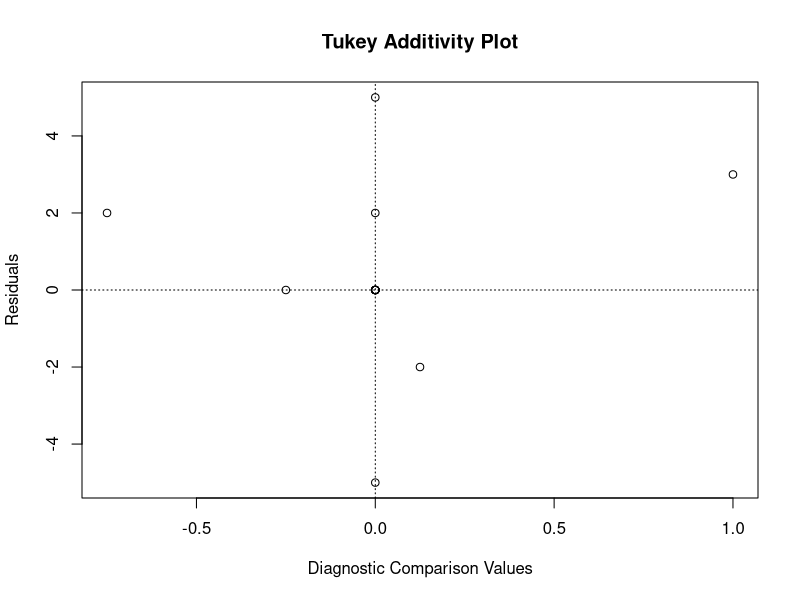
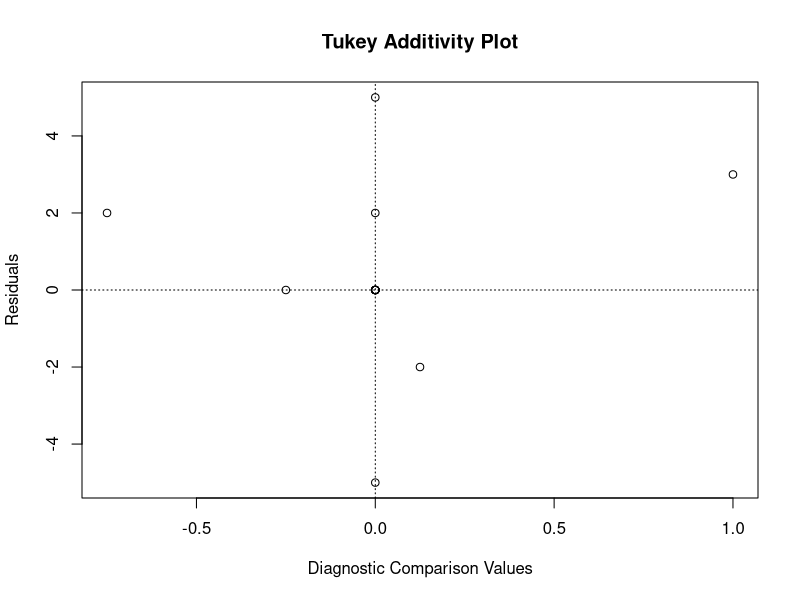

Generate these figures, in order, with R: (Note: this script raises an error after producing the figures.)
## devAskNewPage(ask=FALSE)
## example("medpolish", ask=FALSE)

example("medpolish")
## deaths is now defined
deaths


md <- medpolish(deaths, trace.iter=FALSE) ## base R
md
plot(md)

tmd <- twoway(deaths, method="median")
tmd
plot(tmd)
plot(tmd, which="diagnose")

tmm <- twoway(deaths) ## twoway(deaths, method="means")
tmm
plot(tmm)
plot(tmm, which="diagnose")


## define deathsn with one missing value
deathsn <- deaths
deathsn[1,1] <- NA
deathsn

try(medpolish(deathsn, trace.iter=FALSE)) ## base R ## error
mdn <- medpolish(deathsn, na.rm=TRUE, trace.iter=FALSE) ## base R
mdn
plot(mdn)

try(twoway(deathsn, method="median")) ## error
tmdn <- twoway(deathsn, method="median", na.rm=TRUE)
tmdn
plot(tmdn)
plot(tmdn, which="diagnose")

try(twoway(deathsn)) ## twoway(deathsn, method="means") ## error
tmmn <- twoway(deathsn, na.rm=TRUE) ## twoway(deathsn, method="means", na.rm=TRUE)
tmmn
plot(tmmn)
plot(tmmn, which="diagnose")
